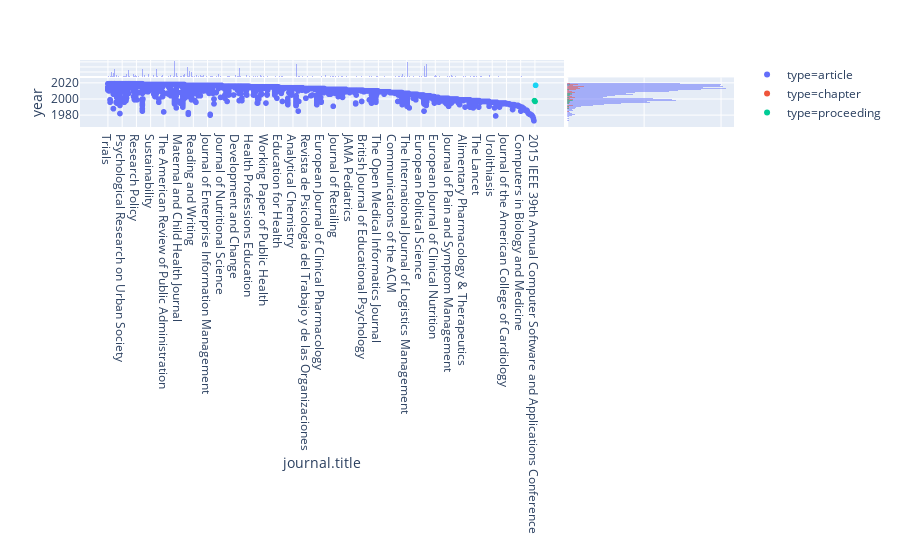

Notebook code cell kept with this figure:
### Markdown cell above
### 2. Distributions of pubs per journals and years

### Code cell
px.scatter(df, x="journal.title", y="year", color="type", marginal_x="histogram", marginal_y="histogram")

### Figure 1 — Plotly figure (JSON) as saved in the notebook; plotly's stock layout.template omitted (floating-point values rounded to 4 significant figures; data arrays with more than 128 entries replaced by an {"elided": "..."} marker saying what was removed)
{"data": [{"hoverlabel": {"namelength": 0}, "hovertemplate": "type=article<br>journal.title=%{x}<br>year=%{y}", "legendgroup": "type=article", "marker": {"color": "#636efa", "symbol": "circle"}, "mode": "markers", "name": "type=article", "showlegend": true, "type": "scattergl", "uid": "61b38841-162a-4452-8541-fc1e55a3afed", "x": {"elided": "1736 str values"}, "xaxis": "x", "y": {"elided": "1736 int values"}, "yaxis": "y"}, {"alignmentgroup": "True", "bingroup": "x", "hoverlabel": {"namelength": 0}, "hovertemplate": "type=article<br>journal.title=%{x}<br>count=%{y}", "legendgroup": "type=article", "marker": {"color": "#636efa"}, "name": "type=article", "offsetgroup": "type=article", "opacity": 0.5, "showlegend": false, "type": "histogram", "uid": "1d84e05c-0672-4fcd-ab7e-7a71b5c79a80", "x": {"elided": "1736 str values"}, "xaxis": "x", "yaxis": "y2"}, {"alignmentgroup": "True", "bingroup": "y", "hoverlabel": {"namelength": 0}, "hovertemplate": "type=article<br>year=%{y}<br>count=%{x}", "legendgroup": "type=article", "marker": {"color": "#636efa"}, "name": "type=article", "offsetgroup": "type=article", "opacity": 0.5, "showlegend": false, "type": "histogram", "uid": "68b4c6a3-2aa1-4ad9-9cb1-c9dcc6d1690e", "xaxis": "x2", "y": {"elided": "1736 int values"}, "yaxis": "y"}, {"hoverlabel": {"namelength": 0}, "hovertemplate": "type=chapter<br>journal.title=%{x}<br>year=%{y}", "legendgroup": "type=chapter", "marker": {"color": "#EF553B", "symbol": "circle"}, "mode": "markers", "name": "type=chapter", "showlegend": true, "type": "scattergl", "uid": "8c8e3d2b-d576-4310-bc40-7c2a6abfa062", "x": [null, null, null, null, null, null, null, null, null, null, null, null, null, null, null, null, null, null, null, null, null, null, null, null, null, null, null, null, null, null, null, null, null, null, null, null, null, null, null, null, null, null, null, null, null, null, null, null, null, null, null, null, null, null, null, null, null, null, null, null, null, null, null, null, null, null, null, null, null, null, null, null, null, null, null, null, null, null, null, null, null, null, null, null, null, null, null, null, null, null, null, null, null, null, null, null, null, null, null, null, null, null, null, null, null], "xaxis": "x", "y": [2019, 2019, 2018, 2018, 2018, 2018, 2018, 2018, 2018, 2017, 2017, 2017, 2017, 2016, 2016, 2016, 2016, 2016, 2016, 2016, 2015, 2015, 2015, 2015, 2015, 2015, 2015, 2015, 2015, 2015, 2015, 2014, 2014, 2014, 2014, 2014, 2014, 2014, 2013, 2013, 2013, 2013, 2013, 2013, 2013, 2013, 2012, 2012, 2012, 2012, 2012, 2012, 2011, 2010, 2010, 2009, 2009, 2009, 2008, 2008, 2008, 2008, 2008, 2007, 2007, 2006, 2006, 2006, 2004, 2003, 2003, 2003, 2002, 2002, 2002, 2002, 2002, 2001, 2001, 2000, 2000, 2000, 2000, 1999, 1999, 1999, 1999, 1998, 1998, 1998, 1997, 1996, 1996, 1994, 1992, 1992, 1992, 1992, 1991, 1990, 1990, 1989, 1988, 1985, 1984], "yaxis": "y"}, {"alignmentgroup": "True", "bingroup": "x", "hoverlabel": {"namelength": 0}, "hovertemplate": "type=chapter<br>journal.title=%{x}<br>count=%{y}", "legendgroup": "type=chapter", "marker": {"color": "#EF553B"}, "name": "type=chapter", "offsetgroup": "type=chapter", "opacity": 0.5, "showlegend": false, "type": "histogram", "uid": "1e266d96-caad-4ba9-8fd0-f34319325506", "x": [null, null, null, null, null, null, null, null, null, null, null, null, null, null, null, null, null, null, null, null, null, null, null, null, null, null, null, null, null, null, null, null, null, null, null, null, null, null, null, null, null, null, null, null, null, null, null, null, null, null, null, null, null, null, null, null, null, null, null, null, null, null, null, null, null, null, null, null, null, null, null, null, null, null, null, null, null, null, null, null, null, null, null, null, null, null, null, null, null, null, null, null, null, null, null, null, null, null, null, null, null, null, null, null, null], "xaxis": "x", "yaxis": "y2"}, {"alignmentgroup": "True", "bingroup": "y", "hoverlabel": {"namelength": 0}, "hovertemplate": "type=chapter<br>year=%{y}<br>count=%{x}", "legendgroup": "type=chapter", "marker": {"color": "#EF553B"}, "name": "type=chapter", "offsetgroup": "type=chapter", "opacity": 0.5, "showlegend": false, "type": "histogram", "uid": "fcef0da9-8027-429d-95ee-8a534f0f6eca", "xaxis": "x2", "y": [2019, 2019, 2018, 2018, 2018, 2018, 2018, 2018, 2018, 2017, 2017, 2017, 2017, 2016, 2016, 2016, 2016, 2016, 2016, 2016, 2015, 2015, 2015, 2015, 2015, 2015, 2015, 2015, 2015, 2015, 2015, 2014, 2014, 2014, 2014, 2014, 2014, 2014, 2013, 2013, 2013, 2013, 2013, 2013, 2013, 2013, 2012, 2012, 2012, 2012, 2012, 2012, 2011, 2010, 2010, 2009, 2009, 2009, 2008, 2008, 2008, 2008, 2008, 2007, 2007, 2006, 2006, 2006, 2004, 2003, 2003, 2003, 2002, 2002, 2002, 2002, 2002, 2001, 2001, 2000, 2000, 2000, 2000, 1999, 1999, 1999, 1999, 1998, 1998, 1998, 1997, 1996, 1996, 1994, 1992, 1992, 1992, 1992, 1991, 1990, 1990, 1989, 1988, 1985, 1984], "yaxis": "y"}, {"hoverlabel": {"namelength": 0}, "hovertemplate": "type=proceeding<br>journal.title=%{x}<br>year=%{y}", "legendgroup": "type=proceeding", "marker": {"color": "#00cc96", "symbol": "circle"}, "mode": "markers", "name": "type=proceeding", "showlegend": true, "type": "scattergl", "uid": "4f107ce1-af7e-4277-bd00-d89a966d54ff", "x": [null, null, null, null, null, null, null, null, null, null, null, null, null, null, null, "2015 IEEE 39th Annual Computer Software and Applications Conference", null, null, null, null, "2010 Annual International Conference of the IEEE Engineering in Medicine and Biology", null, null, null, null, null, null], "xaxis": "x", "y": [2018, 2018, 2012, 2010, 2007, 2007, 2007, 2006, 2006, 2005, 2004, 2004, 2002, 2000, 1999, 1998, 1998, 1998, 1998, 1997, 1997, 1996, 1995, 1995, 1994, 1991, 1988], "yaxis": "y"}, {"alignmentgroup": "True", "bingroup": "x", "hoverlabel": {"namelength": 0}, "hovertemplate": "type=proceeding<br>journal.title=%{x}<br>count=%{y}", "legendgroup": "type=proceeding", "marker": {"color": "#00cc96"}, "name": "type=proceeding", "offsetgroup": "type=proceeding", "opacity": 0.5, "showlegend": false, "type": "histogram", "uid": "08c34af2-2976-41fb-9d2b-bd142861102b", "x": [null, null, null, null, null, null, null, null, null, null, null, null, null, null, null, "2015 IEEE 39th Annual Computer Software and Applications Conference", null, null, null, null, "2010 Annual International Conference of the IEEE Engineering in Medicine and Biology", null, null, null, null, null, null], "xaxis": "x", "yaxis": "y2"}, {"alignmentgroup": "True", "bingroup": "y", "hoverlabel": {"namelength": 0}, "hovertemplate": "type=proceeding<br>year=%{y}<br>count=%{x}", "legendgroup": "type=proceeding", "marker": {"color": "#00cc96"}, "name": "type=proceeding", "offsetgroup": "type=proceeding", "opacity": 0.5, "showlegend": false, "type": "histogram", "uid": "174b7e62-5506-49ee-9348-f03960a1c5a6", "xaxis": "x2", "y": [2018, 2018, 2012, 2010, 2007, 2007, 2007, 2006, 2006, 2005, 2004, 2004, 2002, 2000, 1999, 1998, 1998, 1998, 1998, 1997, 1997, 1996, 1995, 1995, 1994, 1991, 1988], "yaxis": "y"}, {"hoverlabel": {"namelength": 0}, "hovertemplate": "type=monograph<br>journal.title=%{x}<br>year=%{y}", "legendgroup": "type=monograph", "marker": {"color": "#ab63fa", "symbol": "circle"}, "mode": "markers", "name": "type=monograph", "showlegend": true, "type": "scattergl", "uid": "567f63c8-59ae-4e8e-8f10-b2023700ae41", "x": [null], "xaxis": "x", "y": [2018], "yaxis": "y"}, {"alignmentgroup": "True", "bingroup": "x", "hoverlabel": {"namelength": 0}, "hovertemplate": "type=monograph<br>journal.title=%{x}<br>count=%{y}", "legendgroup": "type=monograph", "marker": {"color": "#ab63fa"}, "name": "type=monograph", "offsetgroup": "type=monograph", "opacity": 0.5, "showlegend": false, "type": "histogram", "uid": "e9315302-5db0-4aab-860b-3b9afe98ce17", "x": [null], "xaxis": "x", "yaxis": "y2"}, {"alignmentgroup": "True", "bingroup": "y", "hoverlabel": {"namelength": 0}, "hovertemplate": "type=monograph<br>year=%{y}<br>count=%{x}", "legendgroup": "type=monograph", "marker": {"color": "#ab63fa"}, "name": "type=monograph", "offsetgroup": "type=monograph", "opacity": 0.5, "showlegend": false, "type": "histogram", "uid": "3245a3cb-dc97-4272-b906-a375a29611c0", "xaxis": "x2", "y": [2018], "yaxis": "y"}, {"hoverlabel": {"namelength": 0}, "hovertemplate": "type=preprint<br>journal.title=%{x}<br>year=%{y}", "legendgroup": "type=preprint", "marker": {"color": "#19d3f3", "symbol": "circle"}, "mode": "markers", "name": "type=preprint", "showlegend": true, "type": "scattergl", "uid": "9888c0f4-0bf3-46a1-ae1b-43c9979330d1", "x": ["bioRxiv"], "xaxis": "x", "y": [2017], "yaxis": "y"}, {"alignmentgroup": "True", "bingroup": "x", "hoverlabel": {"namelength": 0}, "hovertemplate": "type=preprint<br>journal.title=%{x}<br>count=%{y}", "legendgroup": "type=preprint", "marker": {"color": "#19d3f3"}, "name": "type=preprint", "offsetgroup": "type=preprint", "opacity": 0.5, "showlegend": false, "type": "histogram", "uid": "3fed5cf6-c684-4690-92be-bef8aacf7b6d", "x": ["bioRxiv"], "xaxis": "x", "yaxis": "y2"}, {"alignmentgroup": "True", "bingroup": "y", "hoverlabel": {"namelength": 0}, "hovertemplate": "type=preprint<br>year=%{y}<br>count=%{x}", "legendgroup": "type=preprint", "marker": {"color": "#19d3f3"}, "name": "type=preprint", "offsetgroup": "type=preprint", "opacity": 0.5, "showlegend": false, "type": "histogram", "uid": "f99f1b6e-1c6a-48dc-a6da-683ec78448c4", "xaxis": "x2", "y": [2017], "yaxis": "y"}], "layout": {"autosize": true, "barmode": "overlay", "legend": {"tracegroupgap": 0}, "margin": {"t": 60}, "xaxis": {"autorange": true, "domain": [0, 0.74], "range": [-46.6, 828.6], "showgrid": true, "title": {"text": "journal.title"}, "type": "category"}, "xaxis2": {"autorange": true, "domain": [0.745, 1], "range": [0, 108.4], "showticklabels": false}, "yaxis": {"autorange": true, "domain": [0, 0.74], "range": [1970.0, 2022.0], "showgrid": true, "title": {"text": "year"}, "type": "linear"}, "yaxis2": {"autorange": true, "domain": [0.745, 1], "range": [0, 33.68], "showticklabels": false}}}
